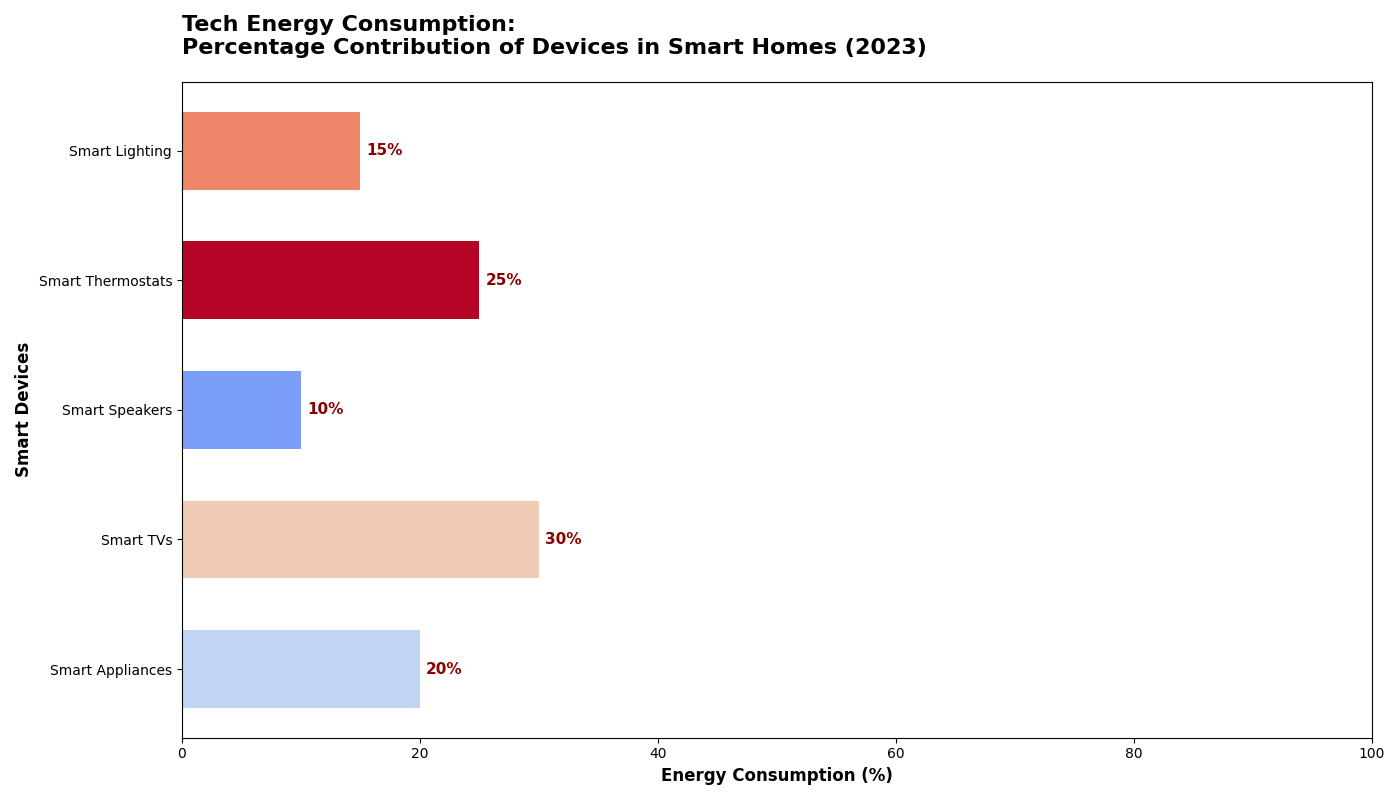

The script that drew this image:
import matplotlib.pyplot as plt
import numpy as np

device_categories = ['Smart Lighting', 'Smart Thermostats', 'Smart Speakers', 'Smart TVs', 'Smart Appliances']
energy_consumption_percentages = [15, 25, 10, 30, 20]

# Manually shuffled color palette for the device categories
cmap = plt.get_cmap('coolwarm')
colors = [cmap(0.8), cmap(1.0), cmap(0.2), cmap(0.6), cmap(0.4)]

fig, ax = plt.subplots(figsize=(14, 8))
bars = ax.barh(device_categories, energy_consumption_percentages, color=colors, height=0.6)

ax.set_xlabel('Energy Consumption (%)', fontsize=12, fontweight='bold')
ax.set_ylabel('Smart Devices', fontsize=12, fontweight='bold')
ax.set_title('Tech Energy Consumption:\nPercentage Contribution of Devices in Smart Homes (2023)', fontsize=16, fontweight='bold', loc='left', pad=20)

for bar in bars:
    width = bar.get_width()
    ax.text(width + 0.5, bar.get_y() + bar.get_height()/2,
            f'{width}%', va='center', ha='left', fontsize=11, fontweight='bold', color='darkred')

ax.set_xlim(0, 100)
ax.invert_yaxis()

plt.tight_layout()
plt.show()
